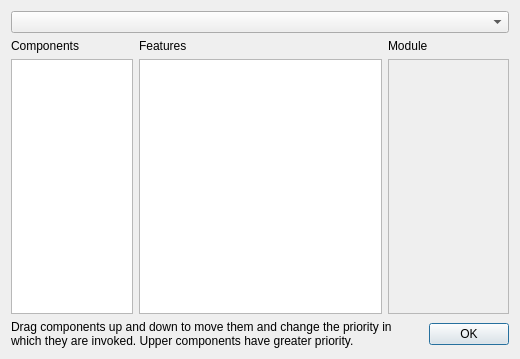
<?xml version="1.0" encoding="UTF-8"?>
<ui version="4.0">
 <class>ComponentsDialog</class>
 <widget class="QDialog" name="ComponentsDialog">
  <property name="geometry">
   <rect>
    <x>0</x>
    <y>0</y>
    <width>520</width>
    <height>359</height>
   </rect>
  </property>
  <property name="windowTitle">
   <string>Components</string>
  </property>
  <layout class="QGridLayout" name="gridLayout_2">
   <item row="0" column="0">
    <layout class="QGridLayout" name="gridLayout" columnstretch="1,2,1">
     <item row="1" column="1">
      <widget class="QLabel" name="lComponentFeaturesCaption">
       <property name="text">
        <string>Features</string>
       </property>
      </widget>
     </item>
     <item row="1" column="0">
      <widget class="QLabel" name="lComponentCaption">
       <property name="text">
        <string>Components</string>
       </property>
      </widget>
     </item>
     <item row="0" column="0" colspan="3">
      <widget class="QComboBox" name="cbComponentTypes">
       <property name="whatsThis">
        <string>&lt;html&gt;&lt;head/&gt;&lt;body&gt;&lt;p&gt;A filter for the different types of components.&lt;/p&gt;&lt;p&gt;Use this dropdown to select which type of components to display in the Components list.&lt;/p&gt;&lt;/body&gt;&lt;/html&gt;</string>
       </property>
      </widget>
     </item>
     <item row="1" column="2">
      <widget class="QLabel" name="lComponentModuleCaption">
       <property name="text">
        <string>&lt;html&gt;&lt;head/&gt;&lt;body&gt;&lt;p&gt;Module&lt;/p&gt;&lt;/body&gt;&lt;/html&gt;</string>
       </property>
      </widget>
     </item>
     <item row="2" column="1">
      <widget class="QTreeWidget" name="tFeatures">
       <property name="whatsThis">
        <string>&lt;html&gt;&lt;head/&gt;&lt;body&gt;&lt;p&gt;A list of features for the selected component.&lt;/p&gt;&lt;p&gt;Components may have different features, depending on their type and implementation.&lt;/p&gt;&lt;p&gt;Multiple components can support the same features, in which case when needed, these components are tried on the order of their priority.&lt;/p&gt;&lt;p&gt;The components' order can be managed via the Components list.&lt;/p&gt;&lt;/body&gt;&lt;/html&gt;</string>
       </property>
       <attribute name="headerVisible">
        <bool>false</bool>
       </attribute>
       <column>
        <property name="text">
         <string notr="true">1</string>
        </property>
       </column>
      </widget>
     </item>
     <item row="2" column="2">
      <widget class="QListWidget" name="lModule">
       <property name="enabled">
        <bool>false</bool>
       </property>
       <property name="whatsThis">
        <string>&lt;html&gt;&lt;head/&gt;&lt;body&gt;&lt;p&gt;A list of all the modules installed on the engine.&lt;/p&gt;&lt;p&gt;When a component is selected,  the module which provides that component gets highlighted in the list, to denote that the selected component originates from that module.&lt;/p&gt;&lt;p&gt;A module can contain multiple components of various types.&lt;/p&gt;&lt;p&gt;To install a module, simply copy its file in the designated folder.&lt;/p&gt;&lt;p&gt;The [ Internal ] item in the list stands for the very engine itself, meaning that components which originate from it are not provided by an outer module, but are built in the engine.&lt;/p&gt;&lt;/body&gt;&lt;/html&gt;</string>
       </property>
      </widget>
     </item>
     <item row="2" column="0">
      <widget class="QListWidget" name="lComponents">
       <property name="whatsThis">
        <string>&lt;html&gt;&lt;head/&gt;&lt;body&gt;&lt;p&gt;A list showing all the installed compoenents of the selected type. Each component has specific features and is provided by a ceratin module. &lt;/p&gt;&lt;p&gt;Selecting and dragging a component up and down the list changes its invocation order, such that upper components have higher invocation priority.&lt;/p&gt;&lt;p&gt;Priority order is relevant, for example, in serialization and deserialization, because there can be multiple components which support a given format and higher priority components will be first tried to handle it.&lt;/p&gt;&lt;/body&gt;&lt;/html&gt;</string>
       </property>
       <property name="dragEnabled">
        <bool>true</bool>
       </property>
       <property name="dragDropMode">
        <enum>QAbstractItemView::InternalMove</enum>
       </property>
       <property name="defaultDropAction">
        <enum>Qt::MoveAction</enum>
       </property>
      </widget>
     </item>
    </layout>
   </item>
   <item row="1" column="0">
    <layout class="QHBoxLayout" name="horizontalLayout" stretch="2,0">
     <item>
      <widget class="QLabel" name="label">
       <property name="text">
        <string>Drag components up and down to move them and change the priority in which they are invoked. Upper components have greater priority.</string>
       </property>
       <property name="wordWrap">
        <bool>true</bool>
       </property>
      </widget>
     </item>
     <item>
      <widget class="QDialogButtonBox" name="buttonBox">
       <property name="orientation">
        <enum>Qt::Horizontal</enum>
       </property>
       <property name="standardButtons">
        <set>QDialogButtonBox::Ok</set>
       </property>
      </widget>
     </item>
    </layout>
   </item>
  </layout>
 </widget>
 <resources/>
 <connections>
  <connection>
   <sender>buttonBox</sender>
   <signal>accepted()</signal>
   <receiver>ComponentsDialog</receiver>
   <slot>accept()</slot>
   <hints>
    <hint type="sourcelabel">
     <x>248</x>
     <y>254</y>
    </hint>
    <hint type="destinationlabel">
     <x>157</x>
     <y>274</y>
    </hint>
   </hints>
  </connection>
  <connection>
   <sender>buttonBox</sender>
   <signal>rejected()</signal>
   <receiver>ComponentsDialog</receiver>
   <slot>reject()</slot>
   <hints>
    <hint type="sourcelabel">
     <x>316</x>
     <y>260</y>
    </hint>
    <hint type="destinationlabel">
     <x>286</x>
     <y>274</y>
    </hint>
   </hints>
  </connection>
 </connections>
</ui>
